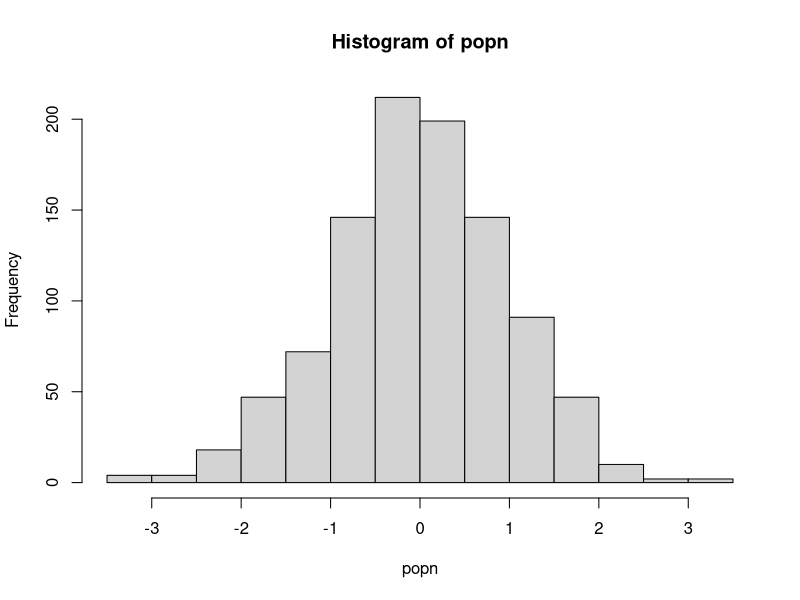

Write the R code that produced this figure.
# ## run a simulation that involves sampling from a population

# a function to take a sample of size n from a population "popn" and return its mean
myexperiment <- function(popn, n){
    pop_sample <- sample(popn, n, replace = FALSE)
    return(mean(pop_sample))
}

# calculate means using a loop without preallocation
loopy_sample1 <- function(popn, n, num) {
    result1 <- vector() # initialise empty vector of size 1
    for (i in 1:num){
        result1 <- c(result1, myexperiment(popn, n))
    }
    return(result1)
}

# to run "num" iterations of the experiment using a for loop on a vector with preallocation
loopy_sample2 <- function(popn, n, num) {
    result2 <- vector(, num) # preallocate expected size
    for (i in 1:num) {
        result2[i] <- myexperiment(popn, n)
    }
    return(result2)
}

# to run "num" iterations of the experiment using a for loop on a list with preallocation
loopy_sample3 <- function(popn, n, num) {
    result3 <- vector("list", num) # preallocate expected size
    for (i in 1:num) {
        result3[[i]] <- myexperiment(popn, n)
    }
    return(result3)
}

# to run "num" iterations of the experiment using vectorisation with lapply
lapply_sample <- function(popn, n, num) {
    result4 <- lapply(1:num, function(i) myexperiment(popn, n))
    return(result4)
}

# to run "num" iterations of the experiment using vectorisation with sapply
sapply_sample <- function(popn, n, num) {
    result5 <- sapply(1:num, function(i) myexperiment(popn, n))
    return(result5)
}

# generate the population
popn <- rnorm(1000)
hist(popn)

n <- 20 # sample size for each experiment
num <- 1000 # number of times to rerun the experiment

print("The loopy, non-preallocation approach takes:")
print(system.time(loopy_sample1(popn, n, num)))

print("The loopy, but with preallocation approach takes:")
print(system.time(loopy_sample2(popn, n, num)))

print("The loopy, non-preallocation approach takes:")
print(system.time(loopy_sample3(popn, n, num)))

print("The vectorized lapply approach takes:")
print(system.time(sapply_sample(popn, n, num)))

print("The vectorized sapply approach takes:")
print(system.time(sapply_sample(popn, n, num)))
